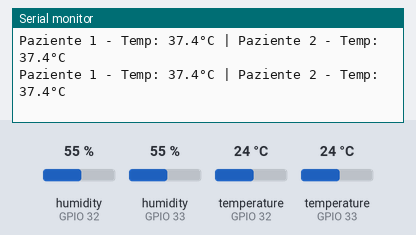
Bench run of a program on a simulated ESP32. Shown: the last lines printed to the serial monitor. The inputs (shaded band) are chosen by the test bench; at power-on: temperature (sensors on GPIO 32, GPIO 33) 24 °C, humidity (sensors on GPIO 32, GPIO 33) 55 %.

Above: at 4.8 s.
4.9 s: temperature (sensor on GPIO 32) set to 12 °C
At 8.4 s:
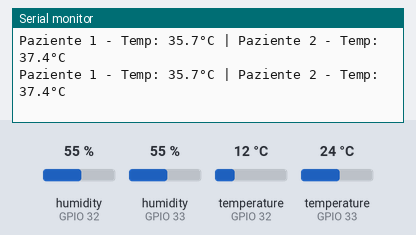
8.9 s: temperature (sensor on GPIO 33) set to 12 °C
At 9.8 s:
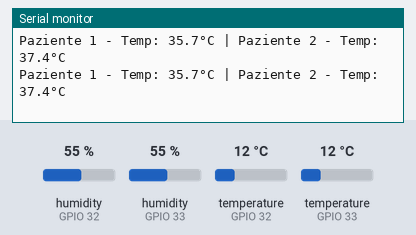
12.9 s: temperature (sensor on GPIO 32) set to 19 °C
At 15.8 s:
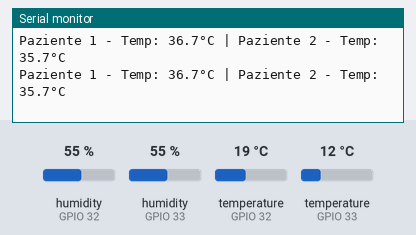
16.9 s: temperature (sensor on GPIO 33) set to 19 °C
At 20.8 s:
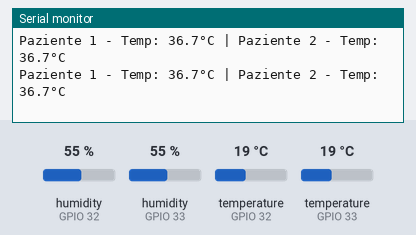
Timing chart, 0 to 21.9 s (numbered marks = the images above; inputs shaded):
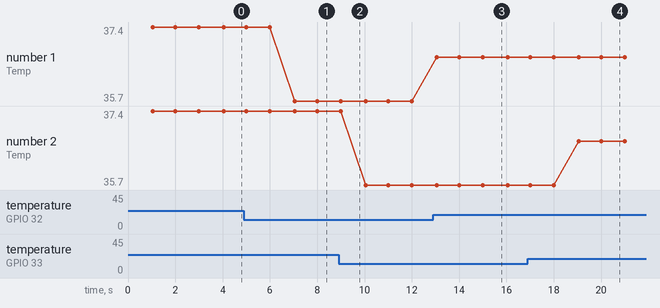

Measured:
- after the input at 4.9 s, the serial monitor: prints a new line after 2.1 s (image 1)
- after the input at 12.9 s, the serial monitor: prints a new line after 0.15 s (image 3)
- after the input at 16.9 s, the serial monitor: prints a new line after 2.1 s (image 4)
- plotted number 1: 37.4 → 35.7 after the input at 4.9 s, 35.7 → 36.7 after the input at 12.9 s

The program:

main.cpp
```cpp
#include <Arduino.h>
#include <DHT.h>

const int DHT_PIN_1 = 32;
const int DHT_PIN_2 = 33;
const int DHT_TYPE = DHT11;

DHT dht1(DHT_PIN_1, DHT_TYPE);
DHT dht2(DHT_PIN_2, DHT_TYPE);

const float TEMP_CORPO_MIN = 34;
const float TEMP_CORPO_MAX = 41.0;

const unsigned long INTERVALLO = 1000;
unsigned long ultimoInvio = 0;

float mapFloat(float value, float inMin, float inMax, float outMin, float outMax) {
  return (value - inMin) * (outMax - outMin) / (inMax - inMin) + outMin;
}

void setup() {
  Serial.begin(115200);
  dht1.begin();
  dht2.begin();
}

void loop() {
  unsigned long ora = millis();

  if (ora - ultimoInvio >= INTERVALLO) {
    ultimoInvio = ora;

    float temp1 = dht1.readTemperature();
    float temp2 = dht2.readTemperature();

    Serial.print("Paziente 1 - Temp: ");
    if (isnan(temp1)) {
      Serial.print("Errore");
    } else {
      float tempCorpo1 = mapFloat(temp1, 0, 50, TEMP_CORPO_MIN, TEMP_CORPO_MAX);
      tempCorpo1 = constrain(tempCorpo1, TEMP_CORPO_MIN, TEMP_CORPO_MAX);
      Serial.print(tempCorpo1, 1);
      Serial.print("°C");
    }

    Serial.print(" | Paziente 2 - Temp: ");
    if (isnan(temp2)) {
      Serial.println("Errore");
    } else {
      float tempCorpo2 = mapFloat(temp2, 0, 50, TEMP_CORPO_MIN, TEMP_CORPO_MAX);
      tempCorpo2 = constrain(tempCorpo2, TEMP_CORPO_MIN, TEMP_CORPO_MAX);
      Serial.print(tempCorpo2, 1);
      Serial.println("°C");
    }
  }
}
```
